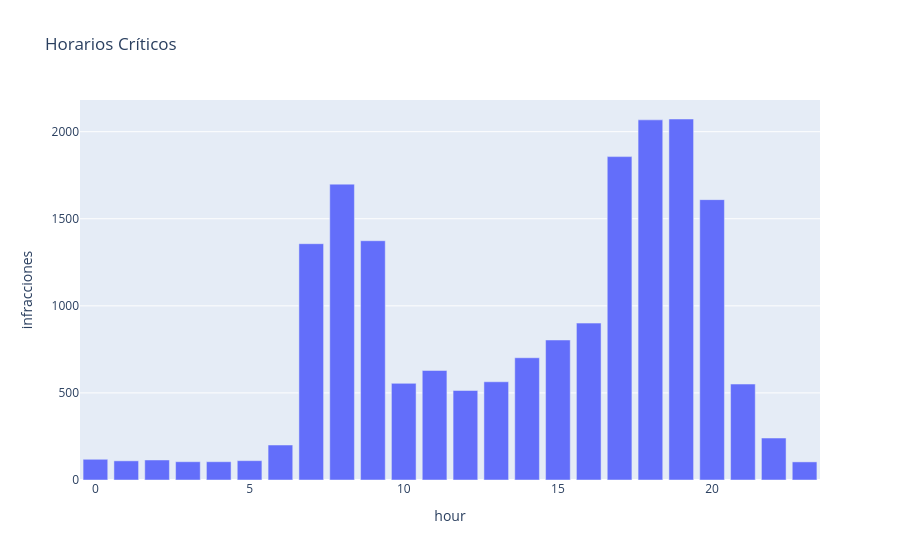

The code cell stored with this chart in its notebook:
### Markdown cell above
## 3. Top 10 horarios más críticos

### Code cell
horarios_criticos = (
    df[df["exceeded"] == True]
    .groupby("hour")
    .size()
    .reset_index(name="infracciones")
    .sort_values("infracciones", ascending=False)
)


fig = px.bar(
    horarios_criticos,
    x="hour",
    y="infracciones",
    title="Horarios Críticos"
)

fig.show()
horarios_criticos.head(10)

### Figure 1 — Plotly figure (JSON) as saved in the notebook; plotly's stock layout.template omitted (floating-point values rounded to 4 significant figures)
{"data": [{"hovertemplate": "hour=%{x}<br>infracciones=%{y}<extra></extra>", "legendgroup": "", "marker": {"color": "#636efa", "pattern": {"shape": ""}}, "name": "", "orientation": "v", "showlegend": false, "textposition": "auto", "type": "bar", "x": [19, 18, 17, 8, 20, 9, 7, 16, 15, 14, 11, 13, 10, 21, 12, 22, 6, 0, 2, 5, 1, 3, 4, 23], "xaxis": "x", "y": [2073, 2068, 1857, 1699, 1610, 1374, 1357, 901, 804, 702, 629, 564, 555, 551, 514, 241, 201, 119, 115, 111, 110, 105, 105, 104], "yaxis": "y"}], "layout": {"barmode": "relative", "legend": {"tracegroupgap": 0}, "title": {"text": "Horarios Críticos"}, "xaxis": {"anchor": "y", "domain": [0, 1], "title": {"text": "hour"}}, "yaxis": {"anchor": "x", "domain": [0, 1], "title": {"text": "infracciones"}}}}
